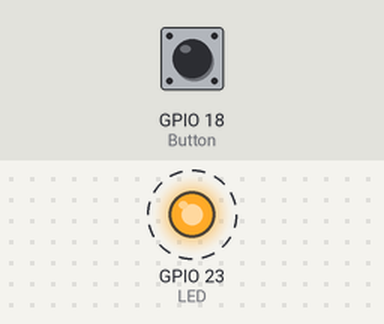
Simulated run of this program. Board: Raspberry Pi (BCM pin numbers). Shown: output pins drawn as LEDs (lit = HIGH). Dashed ring = blinking. The test bench sets the inputs (shaded band); at power-on: GPIO 18 (Button) LOW. The clock reads 2024-03-15 10:24:30 at power-on unless the program sets it; the camera gives no picture and a still takes 0.5 s; what the program prints to the terminal is not drawn.

Above: at 0.7 s.
Timing chart, 0 to 3.7 s (numbered marks = the images above):
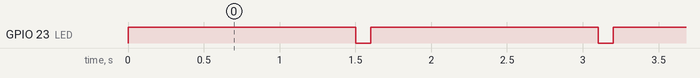

The program:

3_btn_pic.py
```python
# -*- coding: utf-8 -*-
import picamera            #picamera를 불러온다.
import RPi.GPIO as GPIO    #GPIO 라이브러리
from time import sleep     #sleep 라이브러리
import datetime

#보기 편하도록 미리 상수처럼 선언함
HIGH = True
LOW = False
ON  = True
OFF = False

#핀
LED = 23
Button = 18

#GPIO 설정
GPIO.setmode(GPIO.BCM)
GPIO.setup(LED, GPIO.OUT)
GPIO.setup(Button, GPIO.IN)

#상태 변수들
recStat = False  #레코딩 상태
btnStat = HIGH   #버튼 상태
ledStat = OFF    #LED 상태
ledTimeCnt = 0   #LED 깜박임 시간 카운트

keyCheckTime = 0.1 # 버튼 입력 시간

#LED 깜박이는 간격 1초로 설정
LEDBlankTime = 10


#LED 상태 초기화
def initLedStatus():
    ledTimeCnt  = 0
    ledStat = False
    GPIO.output(LED, OFF)

initLedStatus()
camera = picamera.PiCamera() # 카메라 ON
camera.resolution = (1024, 768)

print('Waiting for Button to Press')
try:
    while True:
        if GPIO.input(Button) == LOW:
            initLedStatus()
            if btnStat == HIGH:
                # print('push')

                if recStat == False:
                    GPIO.output(LED, ON)
                    # initLedStatus()
                    # print('pic')
                    now = datetime.datetime.now()
                    filename = now.strftime('%Y-%m-%d_%H:%M:%S.jpg')
                    filepath = '/home/pi/Desktop/img/'+ filename
                    camera.capture(filepath)
                    # print(filepath)
                    # print('Start Recording')
                    # recStat = True

                        # ledStat = False
                    sleep(1)
                    initLedStatus()

                else:
                    initLedStatus()
                    # camera.stop_recording()
                    print('Stop Recording')
                    recStat = False

                # btnStat = LOW

            else:
                if btnStat == LOW:
                    print('pull')
                    btnStat = HIGH


            # if recStat == True:
            #     ledTimeCnt += 1

            #     if ledTimeCnt >= LEDBlankTime:
            #         ledTimeCnt = 0
            #         if ledStat == True:
            #             GPIO.output(LED, ON)
            #             ledStat = False
            #         else:
            #             GPIO.output(LED, OFF)
            #             ledStat = True

            sleep(keyCheckTime)

except KeyboardInterrupt:
    camera.close()
    GPIO.cleanup()
```

Measured:
- by itself, GPIO 23 (LED): alternates HIGH for 1.5 s and LOW for 0.10 s
